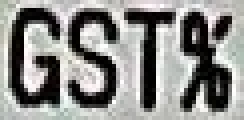
#> input picture 00328_gt_.jpg, 61 x 30 px (shown 4 times larger)
$ python '单侧留白.py'
#> lines starting #> are read from the running program, lines starting #| are printed output that depends on the picture
import cv2
import os
import numpy as np

img = cv2.imread('00328_gt_.jpg')
#> img is the input picture: shape (30, 61, 3); mean B, G, R 137.2, 139.9, 140
print(img.shape)
#| (30, 61, 3)

back_groud = np.zeros((img.shape[0], img.shape[1]+32, 3))
print(back_groud.shape)
#| (30, 93, 3)
# print(back_groud)

upper_left_corner = img[3, 3, :]
#> upper_left_corner = [228, 235, 232]
print(upper_left_corner)
#| [228 235 232]

lower_left_corner = img[img.shape[0]-3, 3, :]
#> lower_left_corner = [201, 205, 200]
print(lower_left_corner)
#| [201 205 200]

average_pixel = upper_left_corner + lower_left_corner
#> average_pixel = [173, 184, 176]
print(average_pixel, average_pixel.dtype)
#| [173 184 176] uint8

back_groud[0:img.shape[0], 0:img.shape[1], :] = img
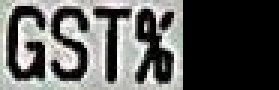
#> back_groud: shape (30, 93, 3) float64 (shown 3 times larger); mean B, G, R 90, 91.7, 91.8
print(back_groud.shape)
#| (30, 93, 3)

back_groud[:, img.shape[1]:back_groud.shape[1], :] = average_pixel
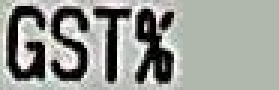
#> back_groud: shape (30, 93, 3) float64 (shown 3 times larger); mean B, G, R 149.5, 155.1, 152.4
x = back_groud[:, img.shape[1]:back_groud.shape[1], :]
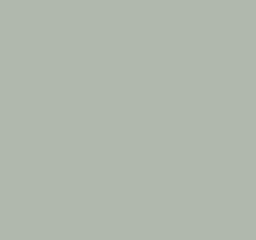
#> x: shape (30, 32, 3) float64 (shown 8 times larger); mean B, G, R 173, 184, 176

print(x.shape, x.dtype)
#| (30, 32, 3) float64
cv2.imwrite('留白部分.png', x)
cv2.imwrite('单侧留白.png', back_groud)

$ run again, with 00144_gt_.jpg copied over 00328_gt_.jpg
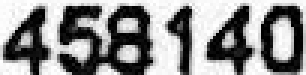
#> input picture 00144_gt_.jpg, 102 x 25 px (shown 3 times larger)
#> img is the input picture: shape (25, 102, 3); min 0, max 255, mean 140
#| (25, 102, 3)
#| (25, 134, 3)
#> upper_left_corner = [242, 242, 242]
#| [242 242 242]
#> lower_left_corner = [246, 246, 246]
#| [246 246 246]
#> average_pixel = [232, 232, 232]
#| [232 232 232] uint8
#> `back_groud[0:img.shape[0], 0:img.shape[1], :] = img`:
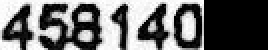
#> back_groud: shape (25, 134, 3) float64 (shown 2 times larger); min 0, max 255, mean 106.5
#| (25, 134, 3)
#> `back_groud[:, img.shape[1]:back_groud.shape[1], :] = average_pixel`:
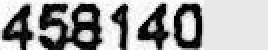
#> back_groud: shape (25, 134, 3) float64 (shown 2 times larger); min 0, max 255, mean 161.9
#> x: shape (25, 32, 3) float64; every value is 232
#| (25, 32, 3) float64
